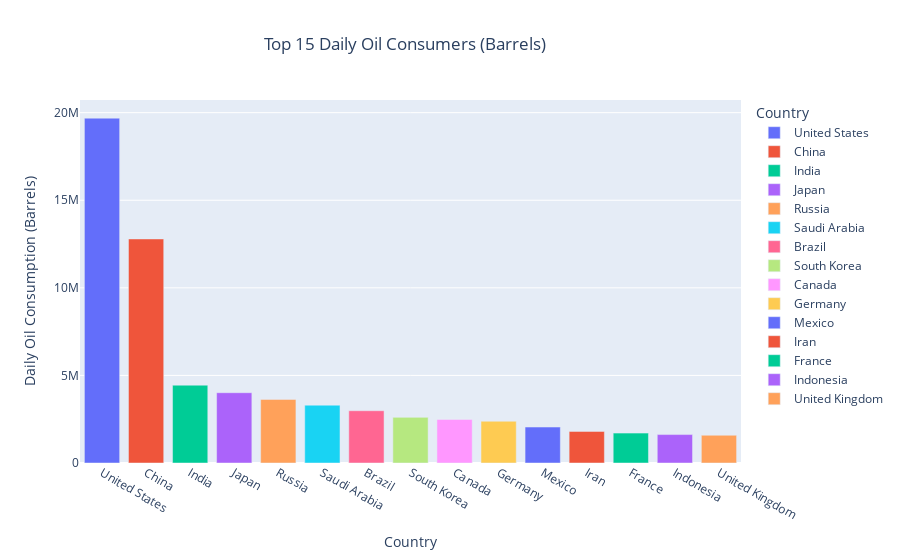

Notebook source saved alongside this figure:
### Code cell
fig_high_oil = px.bar(top_oil_consumption, x = 'Country',  y = 'Daily Oil Consumption (Barrels)', title = 'Top 15 Daily Oil Consumers (Barrels)', color = 'Country')
fig_high_oil.update_layout(font_size = 12, title_x = 0.45)

fig_high_oil.show()

### Figure 1 — Plotly figure (JSON) as saved in the notebook; plotly's stock layout.template omitted (floating-point values rounded to 4 significant figures)
{"data": [{"alignmentgroup": "True", "hovertemplate": "Country=%{x}<br>Daily Oil Consumption (Barrels)=%{y}<extra></extra>", "legendgroup": "United States", "marker": {"color": "#636efa", "pattern": {"shape": ""}}, "name": "United States", "offsetgroup": "United States", "orientation": "v", "showlegend": true, "textposition": "auto", "type": "bar", "x": ["United States"], "xaxis": "x", "y": [19687287], "yaxis": "y"}, {"alignmentgroup": "True", "hovertemplate": "Country=%{x}<br>Daily Oil Consumption (Barrels)=%{y}<extra></extra>", "legendgroup": "China", "marker": {"color": "#EF553B", "pattern": {"shape": ""}}, "name": "China", "offsetgroup": "China", "orientation": "v", "showlegend": true, "textposition": "auto", "type": "bar", "x": ["China"], "xaxis": "x", "y": [12791553], "yaxis": "y"}, {"alignmentgroup": "True", "hovertemplate": "Country=%{x}<br>Daily Oil Consumption (Barrels)=%{y}<extra></extra>", "legendgroup": "India", "marker": {"color": "#00cc96", "pattern": {"shape": ""}}, "name": "India", "offsetgroup": "India", "orientation": "v", "showlegend": true, "textposition": "auto", "type": "bar", "x": ["India"], "xaxis": "x", "y": [4443000], "yaxis": "y"}, {"alignmentgroup": "True", "hovertemplate": "Country=%{x}<br>Daily Oil Consumption (Barrels)=%{y}<extra></extra>", "legendgroup": "Japan", "marker": {"color": "#ab63fa", "pattern": {"shape": ""}}, "name": "Japan", "offsetgroup": "Japan", "orientation": "v", "showlegend": true, "textposition": "auto", "type": "bar", "x": ["Japan"], "xaxis": "x", "y": [4012877], "yaxis": "y"}, {"alignmentgroup": "True", "hovertemplate": "Country=%{x}<br>Daily Oil Consumption (Barrels)=%{y}<extra></extra>", "legendgroup": "Russia", "marker": {"color": "#FFA15A", "pattern": {"shape": ""}}, "name": "Russia", "offsetgroup": "Russia", "orientation": "v", "showlegend": true, "textposition": "auto", "type": "bar", "x": ["Russia"], "xaxis": "x", "y": [3631287], "yaxis": "y"}, {"alignmentgroup": "True", "hovertemplate": "Country=%{x}<br>Daily Oil Consumption (Barrels)=%{y}<extra></extra>", "legendgroup": "Saudi Arabia", "marker": {"color": "#19d3f3", "pattern": {"shape": ""}}, "name": "Saudi Arabia", "offsetgroup": "Saudi Arabia", "orientation": "v", "showlegend": true, "textposition": "auto", "type": "bar", "x": ["Saudi Arabia"], "xaxis": "x", "y": [3302000], "yaxis": "y"}, {"alignmentgroup": "True", "hovertemplate": "Country=%{x}<br>Daily Oil Consumption (Barrels)=%{y}<extra></extra>", "legendgroup": "Brazil", "marker": {"color": "#FF6692", "pattern": {"shape": ""}}, "name": "Brazil", "offsetgroup": "Brazil", "orientation": "v", "showlegend": true, "textposition": "auto", "type": "bar", "x": ["Brazil"], "xaxis": "x", "y": [2984000], "yaxis": "y"}, {"alignmentgroup": "True", "hovertemplate": "Country=%{x}<br>Daily Oil Consumption (Barrels)=%{y}<extra></extra>", "legendgroup": "South Korea", "marker": {"color": "#B6E880", "pattern": {"shape": ""}}, "name": "South Korea", "offsetgroup": "South Korea", "orientation": "v", "showlegend": true, "textposition": "auto", "type": "bar", "x": ["South Korea"], "xaxis": "x", "y": [2605440], "yaxis": "y"}, {"alignmentgroup": "True", "hovertemplate": "Country=%{x}<br>Daily Oil Consumption (Barrels)=%{y}<extra></extra>", "legendgroup": "Canada", "marker": {"color": "#FF97FF", "pattern": {"shape": ""}}, "name": "Canada", "offsetgroup": "Canada", "orientation": "v", "showlegend": true, "textposition": "auto", "type": "bar", "x": ["Canada"], "xaxis": "x", "y": [2486301], "yaxis": "y"}, {"alignmentgroup": "True", "hovertemplate": "Country=%{x}<br>Daily Oil Consumption (Barrels)=%{y}<extra></extra>", "legendgroup": "Germany", "marker": {"color": "#FECB52", "pattern": {"shape": ""}}, "name": "Germany", "offsetgroup": "Germany", "orientation": "v", "showlegend": true, "textposition": "auto", "type": "bar", "x": ["Germany"], "xaxis": "x", "y": [2383393], "yaxis": "y"}, {"alignmentgroup": "True", "hovertemplate": "Country=%{x}<br>Daily Oil Consumption (Barrels)=%{y}<extra></extra>", "legendgroup": "Mexico", "marker": {"color": "#636efa", "pattern": {"shape": ""}}, "name": "Mexico", "offsetgroup": "Mexico", "orientation": "v", "showlegend": true, "textposition": "auto", "type": "bar", "x": ["Mexico"], "xaxis": "x", "y": [2052607], "yaxis": "y"}, {"alignmentgroup": "True", "hovertemplate": "Country=%{x}<br>Daily Oil Consumption (Barrels)=%{y}<extra></extra>", "legendgroup": "Iran", "marker": {"color": "#EF553B", "pattern": {"shape": ""}}, "name": "Iran", "offsetgroup": "Iran", "orientation": "v", "showlegend": true, "textposition": "auto", "type": "bar", "x": ["Iran"], "xaxis": "x", "y": [1803999], "yaxis": "y"}, {"alignmentgroup": "True", "hovertemplate": "Country=%{x}<br>Daily Oil Consumption (Barrels)=%{y}<extra></extra>", "legendgroup": "France", "marker": {"color": "#00cc96", "pattern": {"shape": ""}}, "name": "France", "offsetgroup": "France", "orientation": "v", "showlegend": true, "textposition": "auto", "type": "bar", "x": ["France"], "xaxis": "x", "y": [1705568], "yaxis": "y"}, {"alignmentgroup": "True", "hovertemplate": "Country=%{x}<br>Daily Oil Consumption (Barrels)=%{y}<extra></extra>", "legendgroup": "Indonesia", "marker": {"color": "#ab63fa", "pattern": {"shape": ""}}, "name": "Indonesia", "offsetgroup": "Indonesia", "orientation": "v", "showlegend": true, "textposition": "auto", "type": "bar", "x": ["Indonesia"], "xaxis": "x", "y": [1623000], "yaxis": "y"}, {"alignmentgroup": "True", "hovertemplate": "Country=%{x}<br>Daily Oil Consumption (Barrels)=%{y}<extra></extra>", "legendgroup": "United Kingdom", "marker": {"color": "#FFA15A", "pattern": {"shape": ""}}, "name": "United Kingdom", "offsetgroup": "United Kingdom", "orientation": "v", "showlegend": true, "textposition": "auto", "type": "bar", "x": ["United Kingdom"], "xaxis": "x", "y": [1583896], "yaxis": "y"}], "layout": {"barmode": "relative", "font": {"size": 12}, "legend": {"title": {"text": "Country"}, "tracegroupgap": 0}, "title": {"text": "Top 15 Daily Oil Consumers (Barrels)", "x": 0.45}, "xaxis": {"anchor": "y", "categoryarray": ["United States", "China", "India", "Japan", "Russia", "Saudi Arabia", "Brazil", "South Korea", "Canada", "Germany", "Mexico", "Iran", "France", "Indonesia", "United Kingdom"], "categoryorder": "array", "domain": [0, 1], "title": {"text": "Country"}}, "yaxis": {"anchor": "x", "domain": [0, 1], "title": {"text": "Daily Oil Consumption (Barrels)"}}}}
